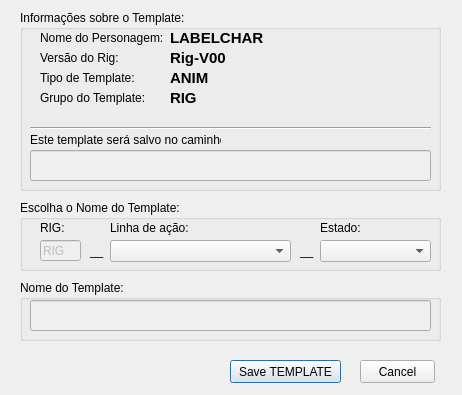
<?xml version="1.0" encoding="UTF-8"?>
<ui version="4.0">
 <class>Save</class>
 <widget class="QDialog" name="Save">
  <property name="geometry">
   <rect>
    <x>0</x>
    <y>0</y>
    <width>462</width>
    <height>395</height>
   </rect>
  </property>
  <property name="windowTitle">
   <string>BirdoLIB</string>
  </property>
  <widget class="QPushButton" name="saveButton">
   <property name="geometry">
    <rect>
     <x>230</x>
     <y>360</y>
     <width>111</width>
     <height>23</height>
    </rect>
   </property>
   <property name="text">
    <string>Save TEMPLATE</string>
   </property>
  </widget>
  <widget class="QPushButton" name="cancelButton">
   <property name="geometry">
    <rect>
     <x>360</x>
     <y>360</y>
     <width>75</width>
     <height>23</height>
    </rect>
   </property>
   <property name="text">
    <string>Cancel</string>
   </property>
  </widget>
  <widget class="QGroupBox" name="grSaida">
   <property name="enabled">
    <bool>true</bool>
   </property>
   <property name="geometry">
    <rect>
     <x>20</x>
     <y>280</y>
     <width>421</width>
     <height>61</height>
    </rect>
   </property>
   <property name="title">
    <string>Nome do Template:</string>
   </property>
   <widget class="QLineEdit" name="saida">
    <property name="enabled">
     <bool>false</bool>
    </property>
    <property name="geometry">
     <rect>
      <x>10</x>
      <y>20</y>
      <width>401</width>
      <height>31</height>
     </rect>
    </property>
    <property name="text">
     <string/>
    </property>
    <property name="frame">
     <bool>true</bool>
    </property>
   </widget>
  </widget>
  <widget class="QGroupBox" name="grInfo">
   <property name="enabled">
    <bool>true</bool>
   </property>
   <property name="geometry">
    <rect>
     <x>20</x>
     <y>10</y>
     <width>421</width>
     <height>181</height>
    </rect>
   </property>
   <property name="title">
    <string>Informações sobre o Template:</string>
   </property>
   <widget class="QLineEdit" name="tplPath">
    <property name="enabled">
     <bool>false</bool>
    </property>
    <property name="geometry">
     <rect>
      <x>10</x>
      <y>140</y>
      <width>401</width>
      <height>31</height>
     </rect>
    </property>
   </widget>
   <widget class="QLabel" name="labelRIGV">
    <property name="geometry">
     <rect>
      <x>150</x>
      <y>40</y>
      <width>81</width>
      <height>16</height>
     </rect>
    </property>
    <property name="font">
     <font>
      <pointsize>11</pointsize>
      <weight>75</weight>
      <bold>true</bold>
     </font>
    </property>
    <property name="text">
     <string>Rig-V00</string>
    </property>
   </widget>
   <widget class="QLabel" name="labelPOSE_ANIM">
    <property name="geometry">
     <rect>
      <x>150</x>
      <y>60</y>
      <width>51</width>
      <height>16</height>
     </rect>
    </property>
    <property name="font">
     <font>
      <pointsize>11</pointsize>
      <weight>75</weight>
      <bold>true</bold>
     </font>
    </property>
    <property name="text">
     <string>ANIM</string>
    </property>
   </widget>
   <widget class="QLabel" name="labelCHAR">
    <property name="geometry">
     <rect>
      <x>150</x>
      <y>20</y>
      <width>261</width>
      <height>16</height>
     </rect>
    </property>
    <property name="font">
     <font>
      <pointsize>11</pointsize>
      <weight>75</weight>
      <bold>true</bold>
     </font>
    </property>
    <property name="text">
     <string>LABELCHAR</string>
    </property>
   </widget>
   <widget class="QLabel" name="label_6">
    <property name="geometry">
     <rect>
      <x>20</x>
      <y>60</y>
      <width>131</width>
      <height>16</height>
     </rect>
    </property>
    <property name="text">
     <string>Tipo de Template:</string>
    </property>
   </widget>
   <widget class="QLabel" name="label_7">
    <property name="geometry">
     <rect>
      <x>20</x>
      <y>40</y>
      <width>131</width>
      <height>16</height>
     </rect>
    </property>
    <property name="text">
     <string>Versão do Rig:</string>
    </property>
   </widget>
   <widget class="QLabel" name="label_8">
    <property name="geometry">
     <rect>
      <x>20</x>
      <y>20</y>
      <width>131</width>
      <height>16</height>
     </rect>
    </property>
    <property name="text">
     <string>Nome do Personagem:</string>
    </property>
   </widget>
   <widget class="QLabel" name="label_9">
    <property name="geometry">
     <rect>
      <x>10</x>
      <y>120</y>
      <width>191</width>
      <height>20</height>
     </rect>
    </property>
    <property name="text">
     <string>Este template será salvo no caminho:</string>
    </property>
   </widget>
   <widget class="Line" name="line">
    <property name="geometry">
     <rect>
      <x>10</x>
      <y>110</y>
      <width>401</width>
      <height>16</height>
     </rect>
    </property>
    <property name="orientation">
     <enum>Qt::Horizontal</enum>
    </property>
   </widget>
   <widget class="QLabel" name="label_10">
    <property name="geometry">
     <rect>
      <x>20</x>
      <y>80</y>
      <width>111</width>
      <height>16</height>
     </rect>
    </property>
    <property name="text">
     <string>Grupo do Template:</string>
    </property>
   </widget>
   <widget class="QLabel" name="labelGrTpl">
    <property name="geometry">
     <rect>
      <x>150</x>
      <y>80</y>
      <width>261</width>
      <height>16</height>
     </rect>
    </property>
    <property name="font">
     <font>
      <pointsize>11</pointsize>
      <weight>75</weight>
      <bold>true</bold>
     </font>
    </property>
    <property name="text">
     <string>RIG</string>
    </property>
   </widget>
  </widget>
  <widget class="QGroupBox" name="grNome">
   <property name="geometry">
    <rect>
     <x>20</x>
     <y>200</y>
     <width>421</width>
     <height>71</height>
    </rect>
   </property>
   <property name="title">
    <string>Escolha o Nome do Template:</string>
   </property>
   <widget class="QLineEdit" name="labelRig">
    <property name="enabled">
     <bool>false</bool>
    </property>
    <property name="geometry">
     <rect>
      <x>20</x>
      <y>40</y>
      <width>41</width>
      <height>21</height>
     </rect>
    </property>
    <property name="text">
     <string>RIG</string>
    </property>
   </widget>
   <widget class="QComboBox" name="comboLinhaAcao">
    <property name="geometry">
     <rect>
      <x>90</x>
      <y>40</y>
      <width>181</width>
      <height>22</height>
     </rect>
    </property>
    <property name="currentIndex">
     <number>-1</number>
    </property>
    <property name="sizeAdjustPolicy">
     <enum>QComboBox::AdjustToContentsOnFirstShow</enum>
    </property>
   </widget>
   <widget class="QLabel" name="t1">
    <property name="geometry">
     <rect>
      <x>70</x>
      <y>40</y>
      <width>21</width>
      <height>21</height>
     </rect>
    </property>
    <property name="text">
     <string>__</string>
    </property>
   </widget>
   <widget class="QLabel" name="t2">
    <property name="geometry">
     <rect>
      <x>280</x>
      <y>40</y>
      <width>21</width>
      <height>21</height>
     </rect>
    </property>
    <property name="text">
     <string>__</string>
    </property>
   </widget>
   <widget class="QComboBox" name="comboEstado">
    <property name="geometry">
     <rect>
      <x>300</x>
      <y>40</y>
      <width>111</width>
      <height>22</height>
     </rect>
    </property>
   </widget>
   <widget class="QLabel" name="label_3">
    <property name="geometry">
     <rect>
      <x>20</x>
      <y>20</y>
      <width>41</width>
      <height>16</height>
     </rect>
    </property>
    <property name="text">
     <string>RIG:</string>
    </property>
   </widget>
   <widget class="QLabel" name="label_4">
    <property name="geometry">
     <rect>
      <x>90</x>
      <y>20</y>
      <width>101</width>
      <height>16</height>
     </rect>
    </property>
    <property name="text">
     <string>Linha de ação:</string>
    </property>
   </widget>
   <widget class="QLabel" name="label_5">
    <property name="geometry">
     <rect>
      <x>300</x>
      <y>20</y>
      <width>101</width>
      <height>16</height>
     </rect>
    </property>
    <property name="text">
     <string>Estado:</string>
    </property>
   </widget>
  </widget>
 </widget>
 <resources/>
 <connections/>
</ui>
